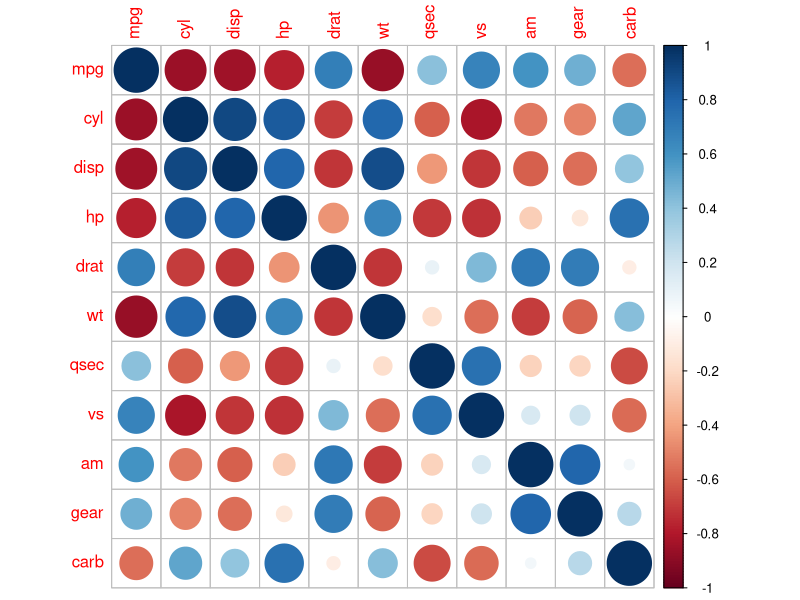
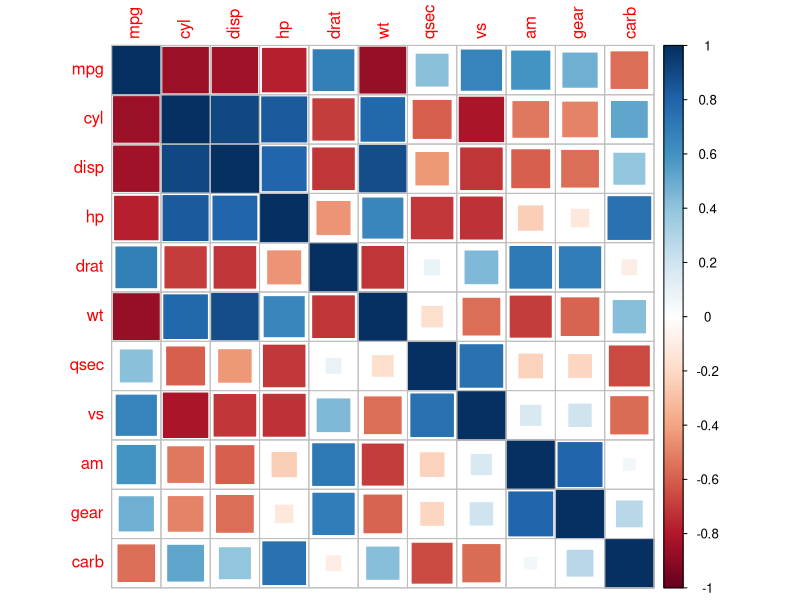
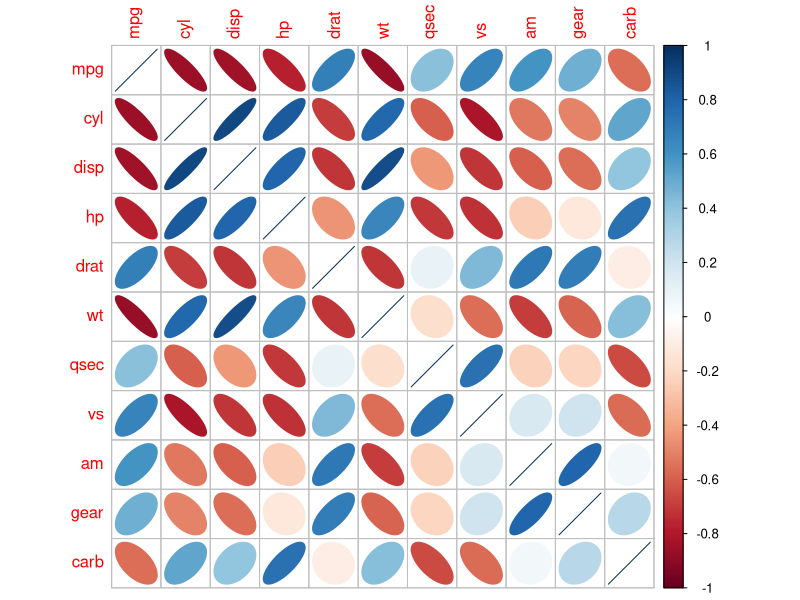
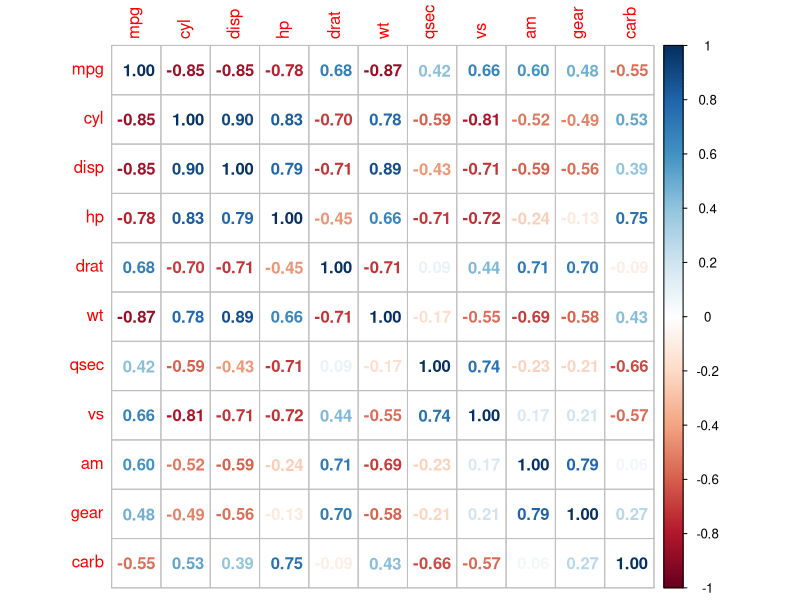
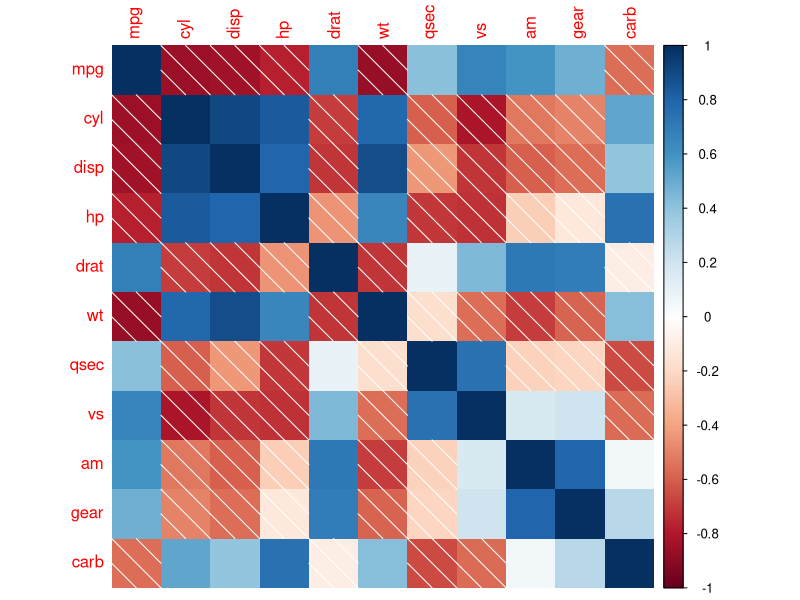
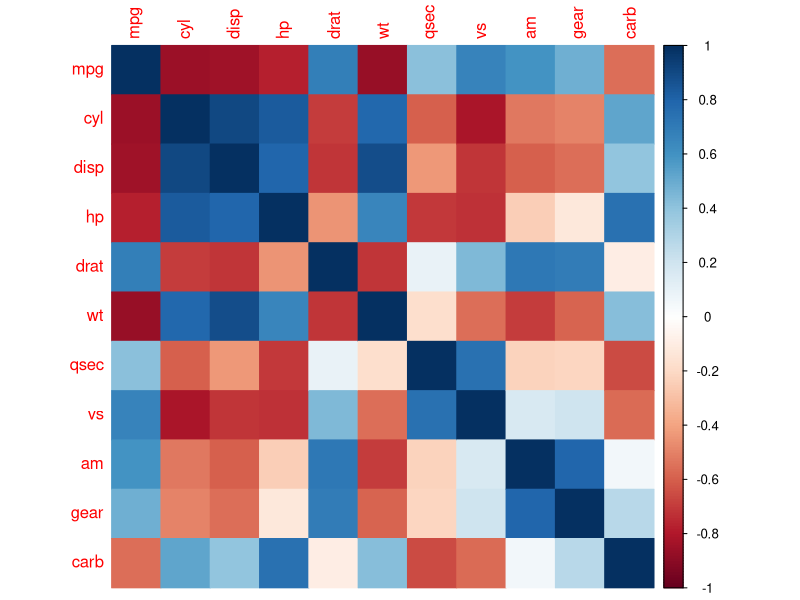
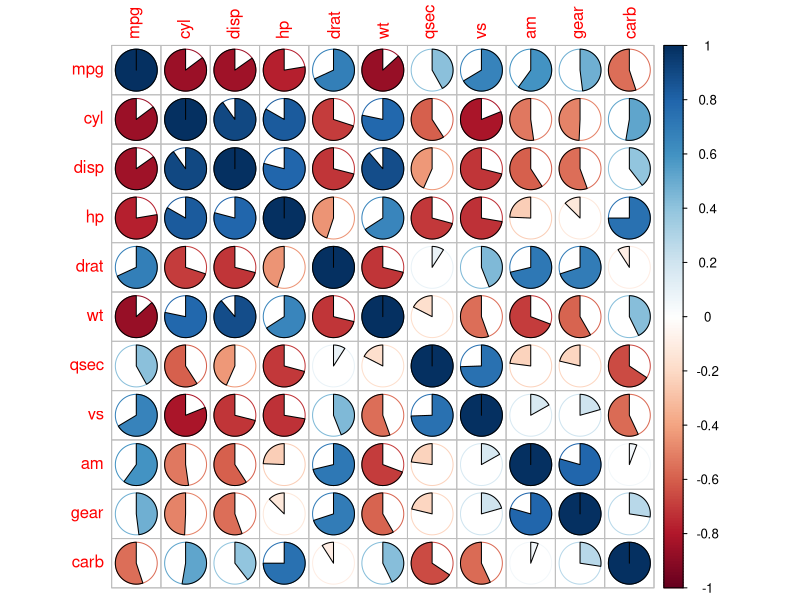
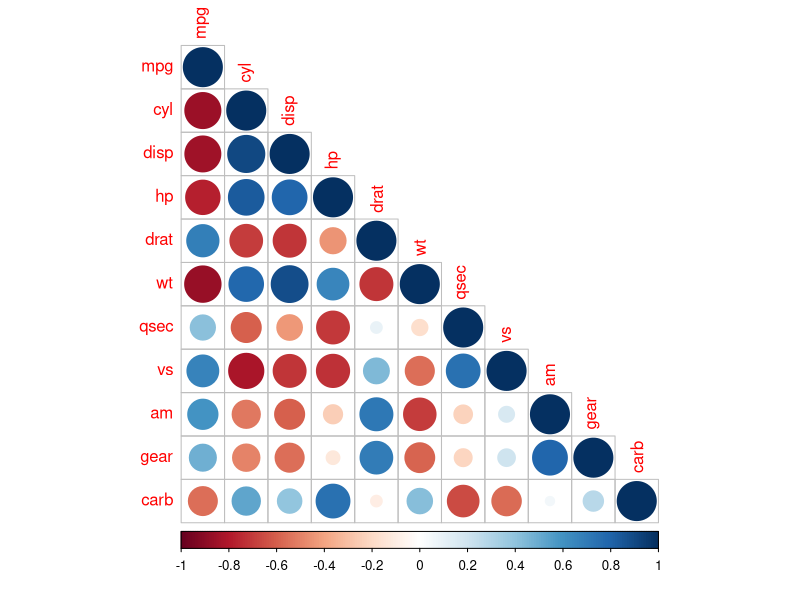

The R script that drew these images, in order:
## ---- chunk 1
set.seed(0) # we need reproducible results
knitr::opts_chunk$set(
  out.extra = 'style="display:block; margin: auto"',
  fig.align = "center",
  fig.path = "webimg/",
  fig.width = 6,
  fig.height = 6,
  dev = "png")

get_os <- function(){
  sysinf <- Sys.info()
  if (!is.null(sysinf)){
    os <- sysinf['sysname']
    if (os == 'Darwin')
      os <- "osx"
  } else { ## mystery machine
    os <- .Platform$OS.type
    if (grepl("^darwin", R.version$os))
      os <- "osx"
    if (grepl("linux-gnu", R.version$os))
      os <- "linux"
  }
  tolower(os)
}
if(get_os() =='windows' & capabilities('cairo')){
  knitr::opts_chunk$set(dev.args = list(type="cairo"))
}
## ---- chunk 2
library(corrplot)
M <- cor(mtcars)
corrplot(M, method = "circle")
corrplot(M, method = "square")
corrplot(M, method = "ellipse")
corrplot(M, method = "number") # Display the correlation coefficient
corrplot(M, method = "shade")
corrplot(M, method = "color")
corrplot(M, method = "pie")
## ---- chunk 3
corrplot(M, type = "lower")
## ---- chunk 4
corrplot.mixed(M)
corrplot.mixed(M, lower.col = "black", number.cex = .7)
corrplot.mixed(M, lower = "square", upper = "circle", tl.col = "black")
## ---- chunk 5
corrplot(M, order = "AOE")
corrplot(M, order = "hclust")
corrplot(M, order = "FPC")
## ---- chunk 6
corrplot(M, order = "hclust", addrect = 3)
## ---- chunk 7
# Change background color to lightblue
corrplot(M, type = "upper", order = "hclust", cl.pos = "n",
         col = c("black", "white"), bg = "lightblue")
## ---- chunk 8
## color example, suitable for matrix in [-N, 0] or [0, N]
col0 <- colorRampPalette(c("white", "cyan", "#007FFF", "blue","#00007F"))

## diverging color example, suitable for matrix in [-N, N]
col1 <- colorRampPalette(c("#7F0000", "red", "#FF7F00", "yellow", "white",
                           "cyan", "#007FFF", "blue", "#00007F"))
col2 <- colorRampPalette(c("#67001F", "#B2182B", "#D6604D", "#F4A582",
                           "#FDDBC7", "#FFFFFF", "#D1E5F0", "#92C5DE",
                           "#4393C3", "#2166AC", "#053061"))
col3 <- colorRampPalette(c("red", "white", "blue"))	
col4 <- colorRampPalette(c("#7F0000", "red", "#FF7F00", "yellow", "#7FFF7F",
                           "cyan", "#007FFF", "blue", "#00007F"))
whiteblack <- c("white", "black")

## using these color spectra
corrplot(M, order = "hclust", addrect = 2, col = col1(100))
corrplot(M, order = "hclust", addrect = 2, col = col2(50))
corrplot(M, order = "hclust", addrect = 2, col = col3(20))
corrplot(M, order = "hclust", addrect = 2, col = col4(10))
corrplot(M, order = "hclust", addrect = 2, col = whiteblack, bg = "gold2")
## ---- chunk 9
corrplot(M, order = "hclust", addrect = 2, col = cm.colors(100))
## ---- chunk 10
library(RColorBrewer)

corrplot(M, type = "upper", order = "hclust",
         col = brewer.pal(n = 8, name = "RdBu"))
## ---- chunk 11
## remove color legend, text legend and principal diagonal glyph
corrplot(M, order = "AOE", cl.pos = "n", tl.pos = "n", diag = FALSE)  

## bottom  color legend, diagonal text legend, rotate text label
corrplot(M, order = "AOE", cl.pos = "b", tl.pos = "d")

## a wider color legend with numbers right aligned
corrplot(M, order = "AOE", cl.ratio = 0.2, cl.align = "r")

## text labels rotated 45 degrees
corrplot(M, type = "lower", order = "hclust", tl.col = "black", tl.srt = 45)
## ---- chunk 12
# when is.corr=TRUE, cl.lim only affect the color legend
# If you change it, the color on matrix is still assigned on [-1, 1]
corrplot(M/2)
corrplot(M/2, cl.lim=c(-0.5,0.5))

# when is.corr=FALSE, cl.lim is also used to assign colors
# if the matrix have both positive and negative values
# the matrix transformation keep every values positive and negative
corrplot(M*2, is.corr = FALSE, cl.lim=c(-2, 2))
## ---- chunk 13
# for showing the usage of cl.lim, run with warning
corrplot(M*2, is.corr = FALSE, cl.lim=c(-2, 2) * 2)

## matrix in [50, 60]
corrplot(abs(M)*10+50, is.corr = FALSE, cl.lim=c(50, 60), col=col0(10))
## ---- chunk 14
ran <- matrix(rnorm(70), ncol = 7)
corrplot(ran, is.corr = FALSE, win.asp = .7, method = "circle")
## ---- chunk 15
M2 <- M
diag(M2) = NA
corrplot(M2)
corrplot(M2, na.label = "o")
corrplot(M2, na.label = "NA")
## ---- chunk 16
M2 <- M[1:5,1:5]
colnames(M2) <- c("alpha", "beta", ":alpha+beta", ":alpha[0]", "=alpha[beta]")
rownames(M2) <- c("$alpha", "$beta", NA, "$alpha[0]", "$alpha[beta]")
corrplot(M2)
## ---- chunk 17
res1 <- cor.mtest(mtcars, conf.level = .95)
res2 <- cor.mtest(mtcars, conf.level = .99)

## specialized the insignificant value according to the significant level
corrplot(M, p.mat = res1$p, sig.level = .2)
corrplot(M, p.mat = res1$p, sig.level = .05)
corrplot(M, p.mat = res1$p, sig.level = .01)

## leave blank on no significant coefficient
corrplot(M, p.mat = res1$p, method = "circle", type = "lower", insig='blank',
         addCoef.col ='black', order = "AOE", diag=FALSE)

## add p-values on no significant coefficient
corrplot(M, p.mat = res1$p, insig = "p-value")

## add all p-values
corrplot(M, p.mat = res1$p, insig = "p-value", sig.level = -1)

## add cross on no significant coefficient 
corrplot(M, p.mat = res1$p, order = "hclust", insig = "pch", addrect = 3)
## ---- chunk 18
corrplot(M, low = res1$lowCI, upp = res1$uppCI, order = "hclust",
         tl.pos = 'd', rect.col = "navy", plotC = "rect", cl.pos = "n")
corrplot(M, p.mat = res1$p, low = res1$lowCI, upp = res1$uppCI,
         order = "hclust", pch.col = "red", sig.level = 0.01, tl.pos = 'd',
         addrect = 3, rect.col = "navy", plotC = "rect", cl.pos = "n")
## ---- chunk 19
res1 <- cor.mtest(mtcars, conf.level = .95)

corrplot(M, p.mat = res1$p, diag = FALSE, tl.pos = 'd', insig = "label_sig",
         sig.level = c(.001, .01, .05), pch.cex = .9, pch.col = "white")
corrplot(M, p.mat = res1$p, diag = FALSE, tl.pos = 'd',  method = "color",
         insig = "label_sig", pch.col = "white")
corrplot(M, p.mat = res1$p, method = "color", diag = FALSE, type = "upper",
         sig.level = c(.001, .01, .05), pch.cex = .9, 
         insig = "label_sig", pch.col = "white", order = "AOE")
corrplot(M, p.mat = res1$p, diag = FALSE, tl.pos = 'd', insig = "label_sig", 
         pch.col = "white", pch = "p<.05", pch.cex = .5, order = "AOE")
